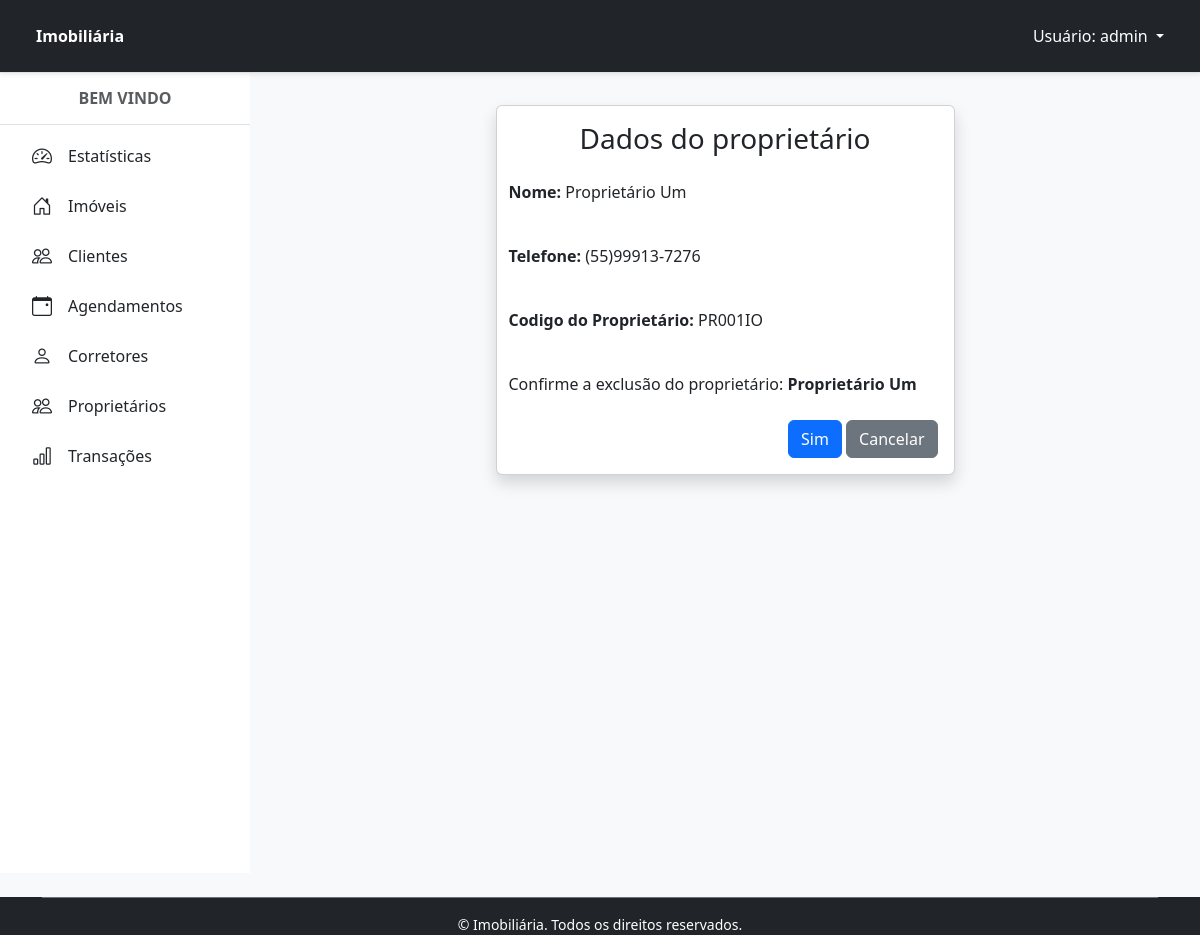
The app's page /proprietario/6/apagar/ (signed in) with its own data.
### proprietarios/models.py (models this page shows, shortened)
class Proprietario(Pessoa):
    codigoProprietario = models.CharField('Código do Proprietário', max_length=10, unique=True)
    def __str__(self):
        return self.nome

### proprietarios/views.py (the view)
# urls.py: path('proprietario/<int:pk>/apagar/', ProprietarioDeleteView.as_view(), name='proprietario_apagar'),
class ProprietarioDeleteView(PermissionRequiredMixin, SuccessMessageMixin, DeleteView):
    permission_required = 'proprietarios.delete_proprietario'
    permission_denied_message = 'Você não tem permissão para acessar essa página.'
    model = Proprietario
    template_name = 'proprietario_apagar.html'
    success_url = reverse_lazy('proprietario')
    success_message = 'Proprietário excluído com sucesso!'

### proprietarios/templates/proprietario_apagar.html (shortened to what this page needs)
{% extends 'principal.html' %}
{% load django_bootstrap5 %}
{% block content %}
<div class="card shadow m-3 col-md-6 mx-auto">
    <div class="card-body">
        <div class="row">
            <h3 class="text-center">Dados do proprietário</h3>
            <p class="p-2 mt-2"><strong>Nome: </strong>{{ object.nome }}</p>
            <p class="p-2 mt-2"><strong>Telefone: </strong>{{ object.telefone }}</p>
            <p class="p-2 mt-2"><strong>Codigo do Proprietário: </strong>{{ object.codigoProprietario }}</p>
            <p class="p-2 mt-2">Confirme a exclusão do proprietário: <strong>{{ object }}</strong></p>
            <form method="POST" enctype="multipart/form-data">
                <div class="text-end">
                    {% bootstrap_button button_type="submit" content="Sim" %}
                    <a href="{% url 'proprietario' %}" class="btn btn-secondary text-white" type="button">
                        <span class="text">Cancelar</span>
                    </a>
                </div>
            </form>
        </div>
    </div>
</div>
{% endblock %}

### home/templates/navbar.html (shortened to what this page needs)
<header class="bg-dark border-bottom py-3 px-4 sticky-top shadow-sm">
  <div class="container-fluid">
    <div class="d-flex justify-content-between align-items-center">
      {% if request.user.is_authenticated %}
        <div class="d-flex align-items-center gap-2">
          <span class="fw-bold text-white">Imobiliária</span>
        </div>
        <ul class="navbar-nav">
          <li class="nav-item dropdown">
            <a class="nav-link dropdown-toggle text-white" href="#" id="navbarLogin" role="button" data-bs-toggle="dropdown" aria-expanded="false">
              Usuário: {{ request.user.username }}
            </a>
          </li>
        </ul>
      {% endif %}
    </div>
  </div>
</header>

### records on screen
Proprietario: nome "Proprietário Um", telefone "(55)99913-7276", codigoProprietario "PR001IO"

### other values on screen
{{ request.user.username }} "admin"
